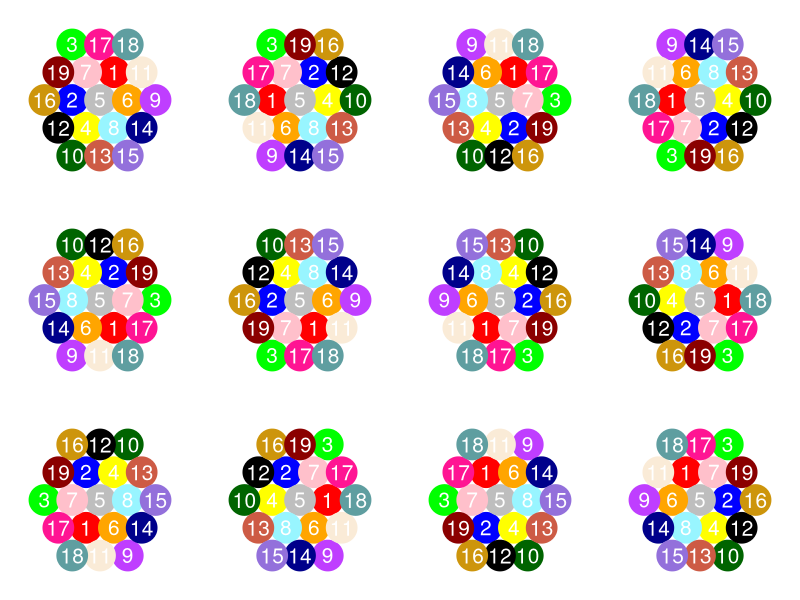

Generate this figure with R:
# setwd("/Users/lunafrauhammer/Desktop")

list <- readLines("results_edit.txt")


## Speichert die einzelnen Loesungen in eigenen Vektoren ##
for(i in 1:12){
  nam <- paste("l", i, sep = "")
  assign(nam, as.integer(unlist(strsplit(list[i], split = " "))))
}

## Koordinaten erstellen ## 
x <- c(2, 3, 4, 1.5, 2.5, 3.5, 4.5, 1, 2, 3, 4, 5, 1.5, 2.5, 3.5, 4.5, 2, 3, 4)
y <- c(5, 5, 5, 4, 4, 4, 4, 3, 3, 3, 3, 3, 2, 2, 2, 2, 1, 1, 1)

## Farben festlegen ## 
colors <- c("red", "blue", "green", "yellow", "grey", "orange", 
            "pink", "cadetblue1", "darkorchid1", "darkgreen", 
            "antiquewhite", "black", "coral3", "blue4", 
            "mediumpurple", "darkgoldenrod3", "deeppink", "cadetblue", 
            "darkred")
# die Zuordnung erfolgt durch den Index automatisch: 1 = rot, 2 = blau, ...


# tiff("Aristotle.tiff", units="in", width = 10, height= 10 * 0.75, res=300)

par(mfrow = c(3, 4), mai = c(0.1, 0.1, 0.1, 0.1))


for(i in 1:12){
  l <- as.integer(unlist(strsplit(list[i], split = " ")))
  dat <- data.frame(x, y, z = l)
  dat <- dat[order(dat$z), ] # WICHTIG: Den Dataframe anhand der neuen Variable sortieren, 
  # so stellt man sicher, dass die Farben immer den gleichen Nummern zugeordnet werden.
  plot(dat$x, dat$y, pch = 19, cex = 6.2, ylim = c(0, 6), xlim = c(0, 6), col = colors, 
       ylab = "", xlab = "", yaxt = "n", xaxt = "n", bty = "n")
  text(dat$x, dat$y, labels=1:19, cex=1.9, col = "white")
}

# dev.off()